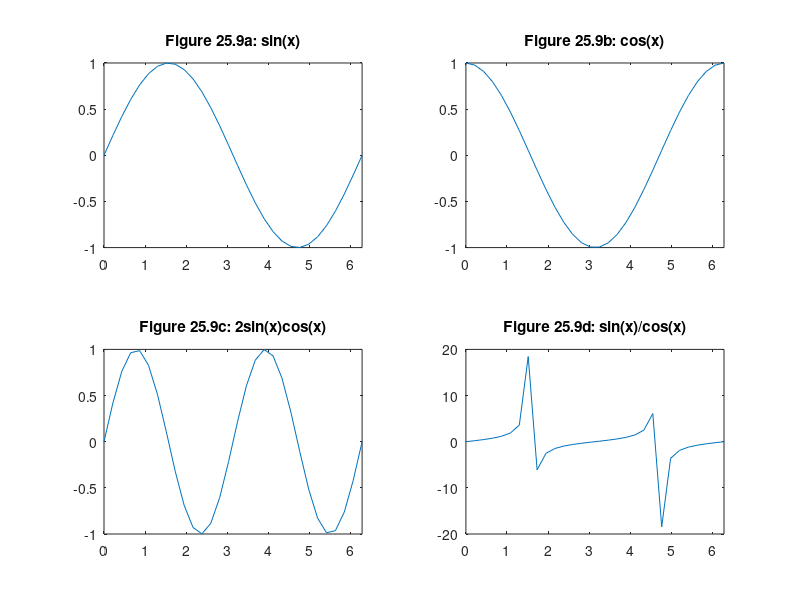

The MATLAB source for this figure:
% MATLAB Script: Subplots.m

x = linspace(0,2*pi,30);
y = sin(x);
z = cos(x);
a = 2*sin(x).*cos(x);
b = sin(x)./(cos(x)+eps);

subplot(2,2,1)  % pick the upper left of a 2-by-2 grid of subplots
plot(x,y)
axis([0 2*pi -1 1])
title('Figure 25.9a: sin(x)')

subplot(2,2,2)  % pick the upper right of the 4 subplots
plot(x,z)
axis([0 2*pi -1 1])
title('Figure 25.9b: cos(x)')

subplot(2,2,3)  % pick the lower left of the 4 subplots
plot(x,a)
axis([0 2*pi -1 1])
title('Figure 25.9c: 2sin(x)cos(x)')

subplot(2,2,4)  % pick the lower right of the 4 subplots
plot(x,b)
axis([0 2*pi -20 20])
title('Figure 25.9d: sin(x)/cos(x)')
